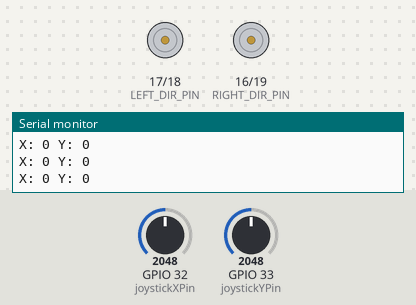
Bench run of a sketch on a simulated ESP32. Shown: direction and speed pins drawn as motors (green arrow = direction pin HIGH = forward, orange = LOW = backward, longer = more drive), the last lines printed to the serial monitor. The test bench sets the inputs (shaded band); at power-on: GPIO 32 (joystickXPin) = 2048, GPIO 33 (joystickYPin) = 2048.

Above: at 1.3 s.
1.4 s: GPIO 32 (joystickXPin) set to 2196
4.4 s: GPIO 33 (joystickYPin) set to 2150
7.4 s: GPIO 32 (joystickXPin) set to 2047
10.4 s: GPIO 33 (joystickYPin) set to 2691
12.1 s: GPIO 33 (joystickYPin) set to 2731
At 13.1 s:
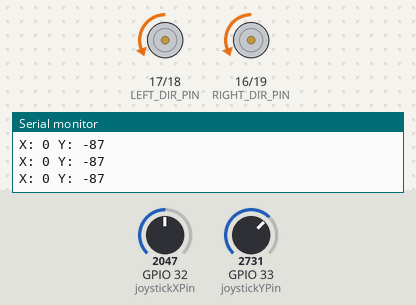
13.6 s: GPIO 33 (joystickYPin) set to 3603
At 14.3 s:
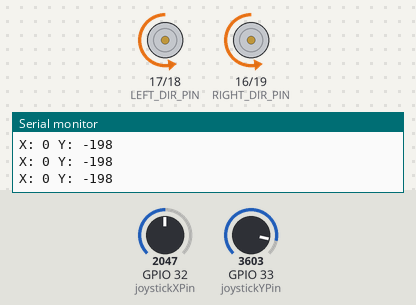
Timing chart, 0 to 16.5 s (numbered marks = the images above; inputs shaded):
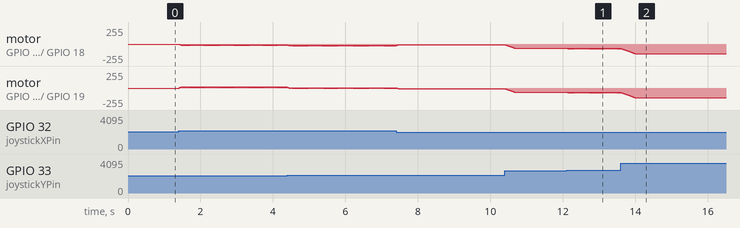

The sketch:

ArcadeStyle_LoopRampingWatchdog_V3.ino
```cpp
#include <Arduino.h>

// --------------------
// PINS (PWM-DIR MODE)
// --------------------
const int joystickXPin = 32;
const int joystickYPin = 33;
const int LEFT_PWM_PIN  = 18;
const int LEFT_DIR_PIN  = 17;
const int RIGHT_PWM_PIN = 19;
const int RIGHT_DIR_PIN = 16;

// --------------------
// PARAMETERS
// --------------------
const int deadzone = 80;     // Adjusted for your specific joystick
float powerCutFactor = 0.75;  // Power limit (0.0 to 1.0)

// --------------------
// STATE VARIABLES
// --------------------
int centerX, centerY;
int currentLeftPower = 0;
int currentRightPower = 0;
const int rampStep = 4; // How much power can change per 20ms loop

// --------------------
// FUNCTIONS
// --------------------
int processAxis(int raw, int center) {
  int adjusted = raw - center;
  if (abs(adjusted) < deadzone) return 0;

  // Maps the stick travel to motor power range
  // We constrain to 2000 to allow for stick variance
  adjusted = constrain(adjusted, -2000, 2000);
  return map(adjusted, -2000, 2000, -255, 255);
}

void setMotor(int pwmPin, int dirPin, int power) {
  power = constrain(power, -255, 255);
  digitalWrite(dirPin, (power >= 0) ? HIGH : LOW);
  ledcWrite(pwmPin, abs(power));
}

void setup() {
  Serial.begin(115200);
  pinMode(LEFT_DIR_PIN, OUTPUT);
  pinMode(RIGHT_DIR_PIN, OUTPUT);

  ledcAttach(LEFT_PWM_PIN, 1000, 8);
  ledcAttach(RIGHT_PWM_PIN, 1000, 8);

  // Initial Calibration
  centerX = 0; centerY = 0;
  for(int i=0; i<50; i++) {
    centerX += analogRead(joystickXPin);
    centerY += analogRead(joystickYPin);
    delay(2);
  }
  centerX /= 50;
  centerY /= 50;

  Serial.println("System Ready.");
}

void loop() {
  int rawX = analogRead(joystickXPin);
  int rawY = analogRead(joystickYPin);

  int x = -processAxis(rawX, centerX);
  int y = -processAxis(rawY, centerY); // Inverted Y to match standard drive

  // Watchdog: If inside deadzone, stop motors immediately
  if (x == 0 && y == 0) {
    ledcWrite(LEFT_PWM_PIN, 0);
    ledcWrite(RIGHT_PWM_PIN, 0);
    currentLeftPower = 0;  // Reset ramping memory
    currentRightPower = 0; // Reset ramping memory
  } else {
    // Arcade Drive Math
    int targetLeft  = constrain((y + x) * powerCutFactor, -255, 255);
    int targetRight = constrain((y - x) * powerCutFactor, -255, 255);

    // Soft Ramping
    if (currentLeftPower < targetLeft) currentLeftPower += rampStep;
    else if (currentLeftPower > targetLeft) currentLeftPower -= rampStep;

    if (currentRightPower < targetRight) currentRightPower += rampStep;
    else if (currentRightPower > targetRight) currentRightPower -= rampStep;

    // Send the ramped power to the motors
    setMotor(LEFT_PWM_PIN, LEFT_DIR_PIN, currentLeftPower);
    setMotor(RIGHT_PWM_PIN, RIGHT_DIR_PIN, currentRightPower);
  }

  // Debugging
  Serial.print("X: "); Serial.print(x);
  Serial.print(" Y: "); Serial.println(y);
  delay(20);
}
```

Measured:
- the behaviour switches between 2730 and 2731 on GPIO 33 (joystickYPin) (found by bisection; images 0 and 1)
- after the input at 12.1 s, motor on GPIO 17 (LEFT_DIR_PIN) / GPIO 18 (LEFT_PWM_PIN), motor on GPIO 16 (RIGHT_DIR_PIN) / GPIO 19 (RIGHT_PWM_PIN): alternates backward 68/255 for 0.02 s and backward 64/255 for 0.02 s, starting at once
- by itself, motor on GPIO 17 (LEFT_DIR_PIN) / GPIO 18 (LEFT_PWM_PIN): repeats every 0.04 s: backward 12/255 0.02 s, backward 8/255 0.02 s
